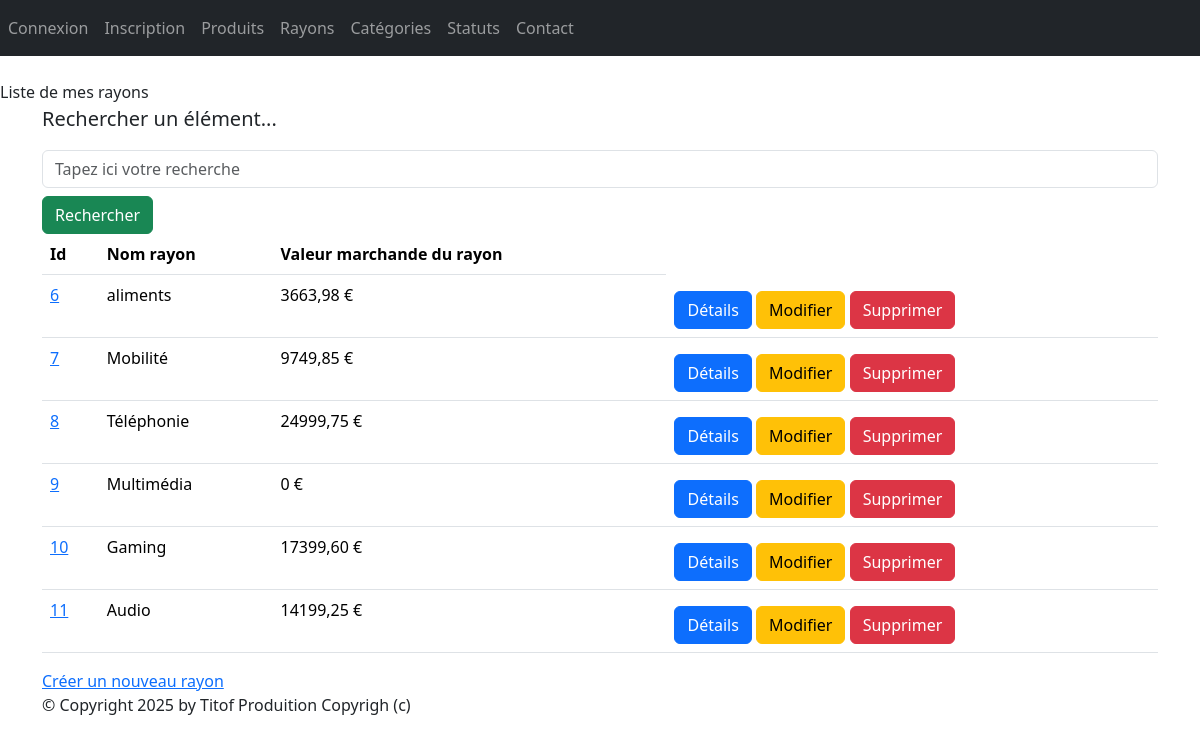
Page /monApp/rayons/ on the committed database.
### monApp/models.py (models this page shows)
class Rayon(models.Model):
    idRayon = models.AutoField(primary_key=True)
    nomRayon = models.CharField(max_length=100)
    def __str__(self):
        return self.nomRayon

### monApp/views.py (the view)
# urls.py: path("rayons/", RayonListView.as_view(), name="rayons"),
class RayonListView(ListView):
    model = Rayon
    template_name = "monApp/list_rayons.html"
    context_object_name = "rays"
    def get_queryset(self):
        query = self.request.GET.get('search')
        if query:
            return Rayon.objects.filter(nomRayon__icontains=query)
        return Rayon.objects.prefetch_related(Prefetch("contenir_rayon", queryset=Contenir.objects.select_related("produit")))
    def get_context_data(self, **kwargs):
        context = super(RayonListView, self).get_context_data(**kwargs)
        context['titremenu'] = "Liste de mes rayons"
        rays_dt = []
        for rayon in context['rays']:
            total = 0
            for contenir in rayon.contenir_rayon.all():
                total += contenir.produit.prixUnitaireProd * contenir.quantite
            rays_dt.append({'rayon': rayon, 'total_stock': total})
        context['rays_dt'] = rays_dt
        print(rays_dt)
        return context

### monApp/templates/monApp/list_rayons.html
{% extends 'monApp/base.html' %}
{% block menu %}
{{titremenu}}
{% endblock %}
{% block contenu %}
<p class="lead mb-3 ml-0">Rechercher un élément...</p>
<form method="GET" action="">
<input class="form-control" type="text" name="search" placeholder="Tapez ici votre recherche"
value="{{ request.GET.search }}">
<button type="submit" class="btn btn-success mt-2">Rechercher</button>
</form>
<table class="table">
    <thead>
        <th>Id</th>
        <th>Nom rayon</th>
        <th>Valeur marchande du rayon</th>
    </thead>
    <tbody>
        {% for data in rays_dt %}
        <tr>
            <td><a href="{% url 'dtl_rayons' data.rayon.pk %}">{{ data.rayon.pk }}</a></td>
            <td>{{ data.rayon.nomRayon }} </td>
            <td>{{ data.total_stock }} €</td>
            <td>
                <a href="{% url 'dtl_rayons' data.rayon.pk %}" class="btn btn-primary mt-2">Détails</a>
                <a href="{% url 'rayon-chng' data.rayon.pk %}" class="btn btn-warning mt-2">Modifier</a>
                <a href="{% url 'rayon-del' data.rayon.pk %}" class="btn btn-danger mt-2">Supprimer</a>
            </td>
        </tr>
        {% endfor %}
    </tbody>
</table>
<a href="{% url 'crt-rayon' %}">Créer un nouveau rayon</a>
{% endblock %}

### rows in the picture
Rayon: rayon.pk "6", rayon.nomRayon "aliments", total_stock "3663,98"
Rayon: rayon.pk "7", rayon.nomRayon "Mobilité", total_stock "9749,85"
Rayon: rayon.pk "8", rayon.nomRayon "Téléphonie", total_stock "24999,75"
Rayon: rayon.pk "9", rayon.nomRayon "Multimédia", total_stock "0"
Rayon: rayon.pk "10", rayon.nomRayon "Gaming", total_stock "17399,60"
Rayon: rayon.pk "11", rayon.nomRayon "Audio", total_stock "14199,25"

### other values in the picture
{{ titremenu }} "Liste de mes rayons"
